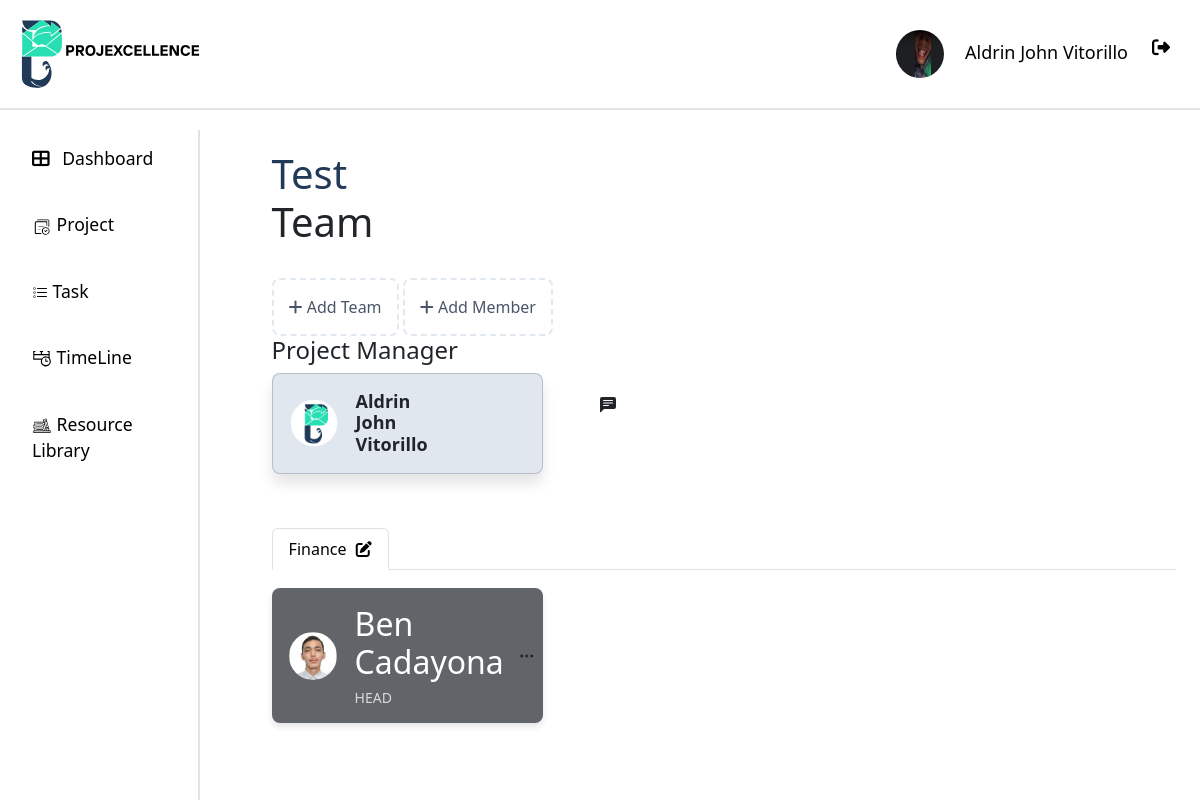
The app's page /myteam/1/ (signed in), older data.
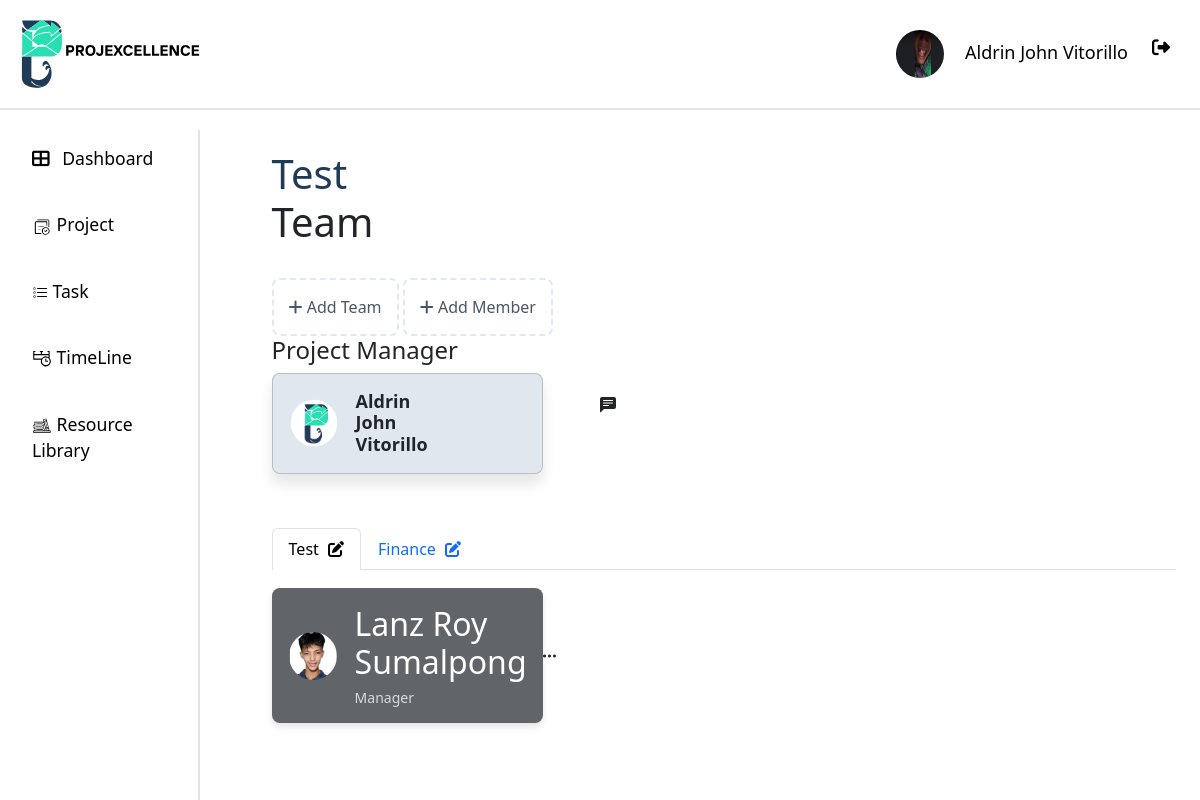
The same page, newer data.
### api/models.py (models this page shows, shortened)
class User(AbstractUser):
    ROLE_CHOICES = [
        ("ADMIN", "Admin"),
        ("PM", "projectmanger"),
        ("MEMBER", "member"),
    ]
    STATUS_CHOICES = [
        ("APPROVED", "Approved"),
        ("REJECTED", "Rejected"),
        ("PENDING", "Pending"),
    ]
    username = None  # Remove the username field entirely
    email = models.EmailField(_("email address"), unique=True)
    phone_regex = RegexValidator(
        regex=r"^\+?1?\d{9,15}$",
        message="Phone number must be entered in the format: '+999999999'. Up to 15 digits allowed.",
    )
    phone_number = models.CharField(validators=[phone_regex], max_length=17, blank=True)
    role = models.CharField(max_length=10, choices=ROLE_CHOICES, default="EMPLOYEE")
    date_of_hire = models.DateField(blank=True, null=True)
    profile_path = models.ImageField(null=True, blank=True,upload_to='profile/' )
    status = models.CharField(max_length=20, choices=STATUS_CHOICES, default="PENDING")
    groups = models.ManyToManyField(
        "auth.Group",
        verbose_name=_("groups"),
        blank=True,
        related_name="custom_user_set",
        related_query_name="custom_user",
    )
    user_permissions = models.ManyToManyField(
        "auth.Permission",
        verbose_name=_("user permissions"),
        blank=True,
        related_name="custom_user_set",
        related_query_name="custom_user",
    )
    objects = UserManager()
    USERNAME_FIELD = "email"
    REQUIRED_FIELDS = ["first_name", "last_name", "date_of_hire", "password"]
    def __str__(self):
        return f"{self.first_name} {self.last_name}"

class Project(models.Model):
    project_name = models.CharField(max_length=50)
    description = models.TextField()
    created_by = models.ForeignKey(User, on_delete=models.CASCADE)
    date_created = models.DateTimeField(auto_now_add=True)

class Team(models.Model):
    team_name = models.CharField(max_length=50)
    users = models.ManyToManyField(User, through='TeamMembership')  # Define the through model
    project = models.ForeignKey('Project', on_delete=models.CASCADE)

class TeamMembership(models.Model):
    STATUS_CHOICES = [
        ("Manager", "Manager"),
        ("HEAD", "Head"),
        ("MEMBER", "Member"),
    ]
    user = models.ForeignKey(User, on_delete=models.CASCADE)
    team = models.ForeignKey(Team, on_delete=models.CASCADE)
    project = models.ForeignKey('Project', on_delete=models.CASCADE)
    role = models.CharField(max_length=50,  choices=STATUS_CHOICES, default="Member")
    joined_at = models.DateTimeField(auto_now_add=True)

### api/views.py (the view, shortened to what this page needs)
# urls.py: path("myteam/<int:project_id>/", views.team_list, name="team_list"),
@login_required
def team_list(request, project_id):
    add_team_form = TeamForm()
    add_member_form = AddMemberForm()
    user = request.user
    project = get_object_or_404(Project, id=project_id)
    assign_task = TaskForm(project=project)
    teams = Team.objects.filter(project=project).order_by("-id").prefetch_related('teammembership_set')
    team_filter = TeamFilter(request.GET, queryset=teams)
    paginator = Paginator(team_filter.qs, 5)
    page_number = request.GET.get("page")
    page_obj = paginator.get_page(page_number)
    user_roles = {
        membership.team_id: membership.role
        for membership in TeamMembership.objects.filter(
            user=request.user,
            project=project
        )
    }
    context = {
        "page_obj": page_obj,
        "add_team_form": add_team_form,
        "add_member_form": add_member_form,
        "assign_task":assign_task,
        "filter": team_filter,
        "project": project,
        "team_memberships": [(team, team.teammembership_set.all()) for team in page_obj],
        "user_roles": user_roles,
    }
    return render(request, "myteam.html", context)

### api/templates/myteam.html (shortened to what this page needs)
{% extends "base.html" %}
{% load static %}
{% load crispy_forms_tags %}
{% load custom_filters %}
{% block content %}
<div class="page">
    <div class="Team">
        <h1> <div class="project-name">{{ project.project_name|capfirst }} </div>Team</h1><br>
        {% if user == project.created_by or user|is_project_manager:project %}
            <div type="button" class="add-team" data-bs-toggle="modal" data-bs-target="#addTeamModal">
                <i class="fas fa-plus mr-2"></i> Add Team
            </div>
            <div type="button" class="add-member" data-bs-toggle="modal" data-bs-target="#addMemberModal">
                <i class="fas fa-plus mr-2"></i> Add Member
            </div>
        {% endif %}
        <h4>Project Manager</h4>
        <div class="card">
            <div class="info">
                <table>
                    <tr>
                        <td>
                            {% if project.created_by.user.profile_path %}
                             <img class="avatar" src="{{ project.created_by.user.profile_path.url }}" >
                            {% else %}
                                <img src="{% static 'res/logoPlaceHolder.png' %}" alt="avatar-profile" class="avatar">
                            {% endif %}
                            </td>
                        <td>
                            <h2 class="name"> {{ project.created_by.first_name|capfirst }} {{ project.created_by.last_name|capfirst }}</h2>
                        </td>
                        <td class="message">
                        </td>
                    </tr>
                </table>
            </div>
        </div>
    </div>
    <div class="Members">
        <ul class="nav nav-tabs">
            {% for team in page_obj %}
                <li class="nav-item">
                    <a class="nav-link {% if forloop.first %}active{% endif %}"
                       aria-current="page"
                       data-bs-toggle="tab"
                       href="#team-{{ team.id }}">
                       {{ team.team_name }}
                       {% if user == project.created_by or user|is_project_manager:project %}
                       <i class="fas fa-edit" style="cursor: pointer; margin-left: 5px;"
                          data-bs-toggle="modal"
                          data-bs-target="#editTeamModal-{{ team.id }}"></i>
                       {% endif %}
                    </a>
                </li>
            {% endfor %}
        </ul>
        <div class="tab-content">
            {% for team, memberships in team_memberships %}
                <div class="tab-pane {% if forloop.first %}active{% endif %}" id="team-{{ team.id }}">
                    {% if memberships %}
                        {% for membership in memberships %}
                            <div class="card-members">
                                <table class="info">
                                    <tr>
                                        <td>
                                        {% if membership.user.profile_path and membership.user.profile_path.url %}
                                            <img class="avatar" src="{{ membership.user.profile_path.url }}" >
                                        {% else %}
                                            <img src="{% static '/res/logoPlaceHolder.png' %}" alt="avatar-profile" class="avatar">
                                        {% endif %}
                                        </td>
                                        <td>
                                            <h2>{{ membership.user.first_name|capfirst }} {{ membership.user.last_name|capfirst }}</h2>
                                            <h2 class="title">{{ membership.role|capfirst }}</h2>
                                        </td>
                                        {% if user in team.users.all and user_roles|get_item:team.id == 'HEAD' and user != membership.user or user == project.created_by%}
                                        <td>
                                            <div class="dropdown">
                                                <button class="btn" type="button" id="dropdownMenuButton" data-bs-toggle="dropdown" aria-expanded="false" onclick="event.stopPropagation()">
                                                    <i class="bi bi-three-dots" title="Settings"></i>
                                                </button>
                                        </td>
                                        {%endif%}
                                    </tr>
                                </table>
                            </div>
                        {% endfor %}
                    {% else %}
                        <div class="card-members">
                            <div class="info">
                                <span>No members in this team.</span>
                            </div>
                        </div>
                    {% endif %}
                </div>
            {% endfor %}
        </div>
    </div>
</div>
{% endblock %}

### api/templates/base.html (shortened to what this page needs)
{% load static %}
<!DOCTYPE html>
<html lang="en">
  <head>
    <link
      href="https://cdn.jsdelivr.net/npm/bootstrap@5.3.0/dist/css/bootstrap.min.css"
      rel="stylesheet"
    />
    <link href="https://cdn.jsdelivr.net/npm/bootstrap-icons/font/bootstrap-icons.css" rel="stylesheet">
    <link
      href="https://cdnjs.cloudflare.com/ajax/libs/font-awesome/6.4.0/css/all.min.css"
      rel="stylesheet"
    />
    <link href="https://cdn.jsdelivr.net/npm/bootstrap@5.3.0/dist/css/bootstrap.min.css" rel="stylesheet">
  </head>
  <body>
    <header>
      <div class="header">
          <img src="{% static '/res/slogo.svg' %}" alt="logo" width="200px">
          <div class="profile" >
            <a class="nav-link {% if request.resolver_match.url_name == 'profile' %}active{% endif %}" href="{% url 'profile' %}">
              {% if request.user.profile_path.url != null  %}
                <img class="avatar" src="{{ request.user.profile_path.url }}" width="40px" height="40px" style="border-radius: 50%;" >
              {%endif%}
              {{ request.user.first_name|capfirst }} {{ request.user.last_name|capfirst }}
            </a>
            <a class="nav-link" href="{% url 'logout' %}" onclick="event.preventDefault(); document.getElementById('logout-form').submit();" style="margin-top: 5px;">
              <i class="fas fa-sign-out-alt me-2"></i>
            </a>
          </div>
      </div>
    </header>
    <div class="container-fluid">
      <div class="row">
        <nav
          id="sidebarMenu"
          class="col-md-3 col-lg-2 d-md-block sidebar collapse"
        >
          <ul class="nav flex-column">
            <li class="nav-item">
              <a class="nav-link {% if request.resolver_match.url_name == 'dashboard' %}active{% endif %}" href="{% url 'dashboard' %}">
                <i class="fas fa-th-large me-2"></i> Dashboard
              </a>
            </li>
            <li class="nav-item">
              <a class="nav-link {% if request.resolver_match.url_name == 'project' %}active{% endif %}" href="{% url 'project' %}">
                <img src="{% static '/res/projectIcon.svg' %}" alt="logo" width="20px">  Project
              </a>
            </li>
            <li class="nav-item">
              <a class="nav-link {% if request.resolver_match.url_name == 'task' %}active{% endif %}" href="{% url 'task' 'Pending' %}">
                 Task
              </a>
            </li>
            <li class="nav-item">
              <a class="nav-link {% if request.resolver_match.url_name == 'timeline' %}active{% endif %}" href="{% url 'timeline' %}">
                <img src="{% static '/res/timelineIcon.svg' %}" alt="logo" width="20px">  TimeLine
              </a>
            </li>
            <li class="nav-item">
              <a class="nav-link {% if request.resolver_match.url_name == 'resourceLib' %}active{% endif %}" href="{% url 'resourceLib' %}">
                <img src="{% static '/res/resourceIcon.svg' %}" alt="logo" width="20px"> Resource Library
              </a>
            </li>
          </ul>
        </nav>
        <main class="col-md-9 ms-sm-auto col-lg-10 px-md-4 main-content">
          {% block content %}{% endblock content %}
        </main>
      </div>
    </div>
  </body>
</html>

### api/templates/base.html (style rules this page uses)
.header { overflow: hidden; background-color: #ffffff; padding: 20px 10px; position: fixed; top: 0; width: 100%; z-index: 1000; margin-bottom: 10px; border-bottom: 2px solid #e3e3e3; height: 110px; display: flex; justify-content: space-between; align-items: center; }
.header a { float: left; color: black; text-align: center; padding: 12px; text-decoration: none; font-size: 18px; line-height: 25px; border-radius: 4px; }
body { margin-top: 130px; background-color: #ffffff; }
.sidebar { background-color: #ffffff; color: black; height: 100vh; overflow-y: auto; position: fixed; top: 100; left: 0; z-index: 1000; border-right: 2px solid #e3e3e3; }
.sidebar .nav-link { color: black; padding: 15px 20px; font-size: 1.1rem; margin-bottom: 10px; }
.main-content { margin-left: 0; padding-top: 20px; }

### api/templates/myteam.html (style rules this page uses)
.card { background-color: #E0E7EF; color: 213A58; border-radius: 8px; padding: 16px; min-height: 100px; padding: 20; box-shadow: 0 10px 14px rgba(0, 0, 0, 0.1); max-width: 30%; margin-bottom: 16px; }
.card-members { background-color: #616569; color: #FFFFFF; border-radius: 8px; padding: 16px; min-height: 100px; padding: 20; box-shadow: 0 4px 6px rgba(0, 0, 0, 0.1); max-width: 30%; margin-bottom: 16px; }
.card-members .title { color: #D9D9D9; }
.avatar { width: 48px; height: 48px; border-radius: 50%; margin-right: 16px; }
.info { display: flex; align-items: center; }
.name { font-size: 18px; font-weight: bold; margin: 0; }
.title { font-size: 14px; margin: 4px 0 0; }
.page { margin-left: 5%; }
.message { float: right; margin-left: 170px; }
.nav-tabs { margin-top: 6%; margin-bottom: 2%; user-select: none; }
.add-team { color: #4a5568; cursor: pointer; padding: 15px; border: 2px dashed #e2e8f0; border-radius: 8px; display: inline-block; transition: all 0.3s ease; }
.add-member { color: #4a5568; cursor: pointer; padding: 15px; border: 2px dashed #e2e8f0; border-radius: 8px; display: inline-block; transition: all 0.3s ease; }
.project-name { color: #213A58; }
.active { color: rgb(52, 0, 241); }

Row changes from the older to the newer data that the page shows:
added Team: team_name "Test"
computed for Team "Finance": loses TeamMembership (user.profile_path (picture), user.first_name "Ben", user.last_name "Cadayona", role "HEAD")
added TeamMembership: user.profile_path (picture), user.first_name "Lanz Roy", user.last_name "Sumalpong", role "Manager"
